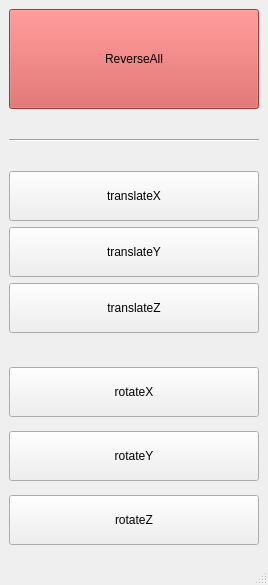
<?xml version="1.0" encoding="UTF-8"?>
<ui version="4.0">
 <class>MainWindow</class>
 <widget class="QMainWindow" name="MainWindow">
  <property name="geometry">
   <rect>
    <x>0</x>
    <y>0</y>
    <width>268</width>
    <height>585</height>
   </rect>
  </property>
  <property name="windowTitle">
   <string>octReverseAnimCrvTool v01 by wangdonghao </string>
  </property>
  <widget class="QWidget" name="centralwidget">
   <layout class="QGridLayout" name="gridLayout">
    <item row="0" column="0">
     <widget class="QPushButton" name="reverse_pushButton">
      <property name="minimumSize">
       <size>
        <width>0</width>
        <height>100</height>
       </size>
      </property>
      <property name="styleSheet">
       <string notr="true">background-color: rgb(214, 83, 79);</string>
      </property>
      <property name="text">
       <string>ReverseAll</string>
      </property>
     </widget>
    </item>
    <item row="2" column="0">
     <layout class="QVBoxLayout" name="verticalLayout">
      <item>
       <widget class="QPushButton" name="translateX">
        <property name="minimumSize">
         <size>
          <width>0</width>
          <height>50</height>
         </size>
        </property>
        <property name="text">
         <string>translateX</string>
        </property>
       </widget>
      </item>
      <item>
       <widget class="QPushButton" name="translateY">
        <property name="minimumSize">
         <size>
          <width>0</width>
          <height>50</height>
         </size>
        </property>
        <property name="text">
         <string>translateY</string>
        </property>
       </widget>
      </item>
      <item>
       <widget class="QPushButton" name="translateZ">
        <property name="minimumSize">
         <size>
          <width>0</width>
          <height>50</height>
         </size>
        </property>
        <property name="text">
         <string>translateZ</string>
        </property>
       </widget>
      </item>
     </layout>
    </item>
    <item row="3" column="0">
     <layout class="QVBoxLayout" name="verticalLayout_2">
      <item>
       <spacer name="verticalSpacer">
        <property name="orientation">
         <enum>Qt::Vertical</enum>
        </property>
        <property name="sizeType">
         <enum>QSizePolicy::Minimum</enum>
        </property>
        <property name="sizeHint" stdset="0">
         <size>
          <width>20</width>
          <height>20</height>
         </size>
        </property>
       </spacer>
      </item>
      <item>
       <widget class="QPushButton" name="rotateX">
        <property name="minimumSize">
         <size>
          <width>0</width>
          <height>50</height>
         </size>
        </property>
        <property name="text">
         <string>rotateX</string>
        </property>
       </widget>
      </item>
      <item>
       <widget class="QPushButton" name="rotateY">
        <property name="minimumSize">
         <size>
          <width>0</width>
          <height>50</height>
         </size>
        </property>
        <property name="text">
         <string>rotateY</string>
        </property>
       </widget>
      </item>
      <item>
       <widget class="QPushButton" name="rotateZ">
        <property name="minimumSize">
         <size>
          <width>0</width>
          <height>50</height>
         </size>
        </property>
        <property name="text">
         <string>rotateZ</string>
        </property>
       </widget>
      </item>
     </layout>
    </item>
    <item row="1" column="0">
     <widget class="Line" name="line">
      <property name="minimumSize">
       <size>
        <width>0</width>
        <height>50</height>
       </size>
      </property>
      <property name="orientation">
       <enum>Qt::Horizontal</enum>
      </property>
     </widget>
    </item>
   </layout>
  </widget>
  <widget class="QMenuBar" name="menubar">
   <property name="geometry">
    <rect>
     <x>0</x>
     <y>0</y>
     <width>268</width>
     <height>23</height>
    </rect>
   </property>
  </widget>
  <widget class="QStatusBar" name="statusbar"/>
 </widget>
 <resources/>
 <connections/>
</ui>
